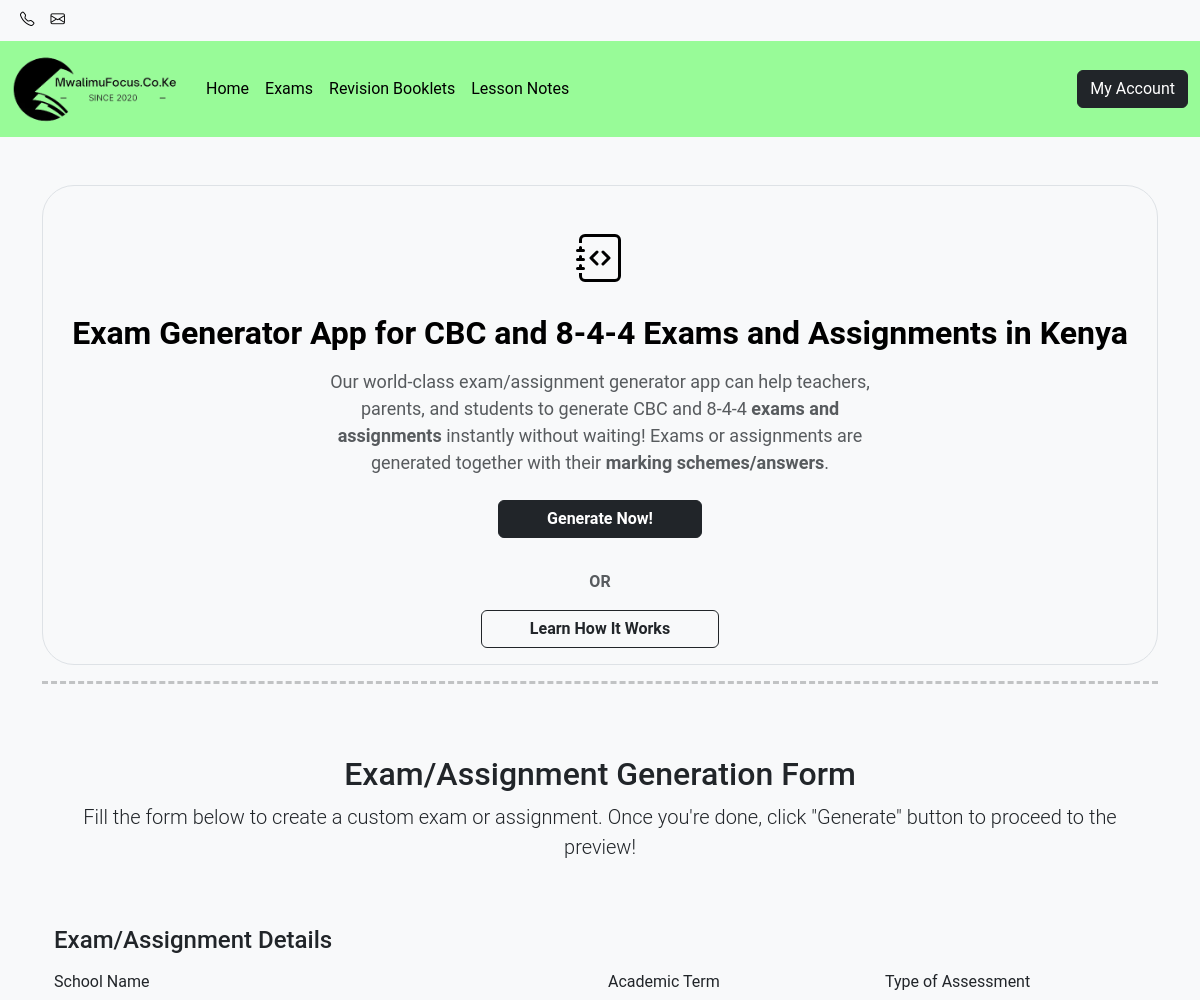
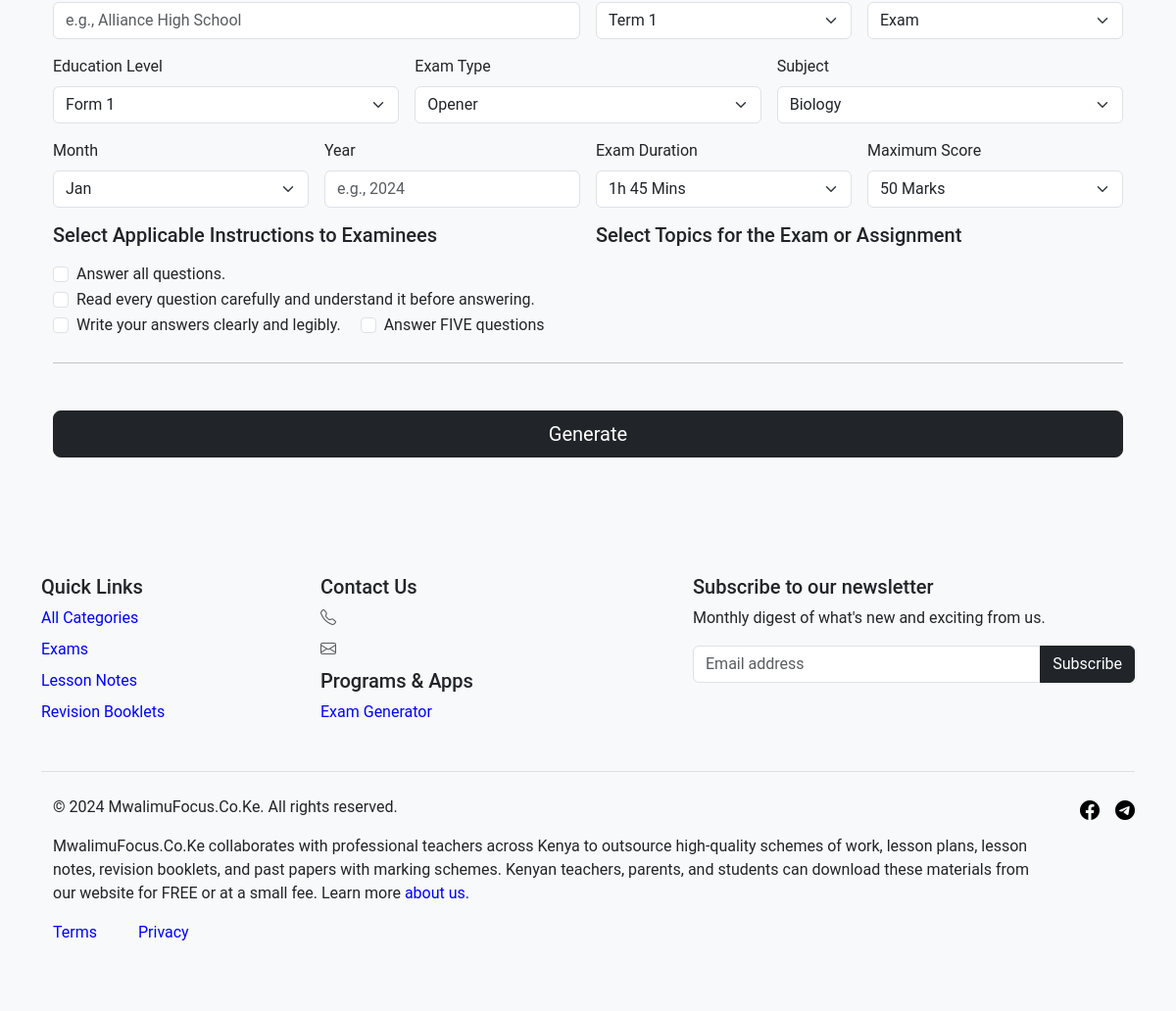
/exam-generator/generate/, run on the app's committed database (2 pictures, top to bottom).
### shop/models.py (models this page shows, shortened)
class Category(models.Model):
    name = models.CharField(max_length=100)
    slug = models.SlugField(unique=True, blank=True)
    created_at = models.DateTimeField(auto_now_add=True, null=True, blank=True)

### examgenerator/models.py (models this page shows, shortened)
class InstructionsToExaminees(models.Model):
    text = models.CharField(max_length=250)

### examgenerator/views.py (the view)
# urls.py: path('generate/', views.exam_generator_form, name='exam_generator_form'),
def exam_generator_form(request):
    categories_with_items = Category.objects.annotate(num_items=Count('shopitem')).filter(num_items__gt=0)
    menu_items = Category.objects.annotate(num_shopitems=Count('shopitem')).filter(num_shopitems__gt=0).order_by('-num_shopitems')[:5]
    brand = Brand.objects.last()
    subjects_with_items = Subject.objects.annotate(num_items=Count('shopitem'))
    education_levels_with_items = Education_Level.objects.annotate(num_items=Count('shopitem'))
    instructions_to_examinees = InstructionsToExaminees.objects.all()
    subjects = Subject.objects.exclude(name="ALL SUBJECTS").order_by('name')
    education_levels = Education_Level.objects.all().order_by('name')
    try:
        latest_link = SocialMediaLinks.objects.latest('pk')
    except SocialMediaLinks.DoesNotExist:
        latest_link = None
    context = {
        'categories_with_items': categories_with_items,
        'menu_items': menu_items,
        'brand': brand,
        'subjects_with_items': subjects_with_items,
        'education_levels_with_items': education_levels_with_items,
        'latest_link': latest_link,
        'instructions_to_examinees': instructions_to_examinees,
        'subjects': subjects,
        'education_levels': education_levels,
    }
    return render(request, 'exam_generator_form.html', context)

### examgenerator/templates/exam_generator_form.html (shortened to what this page needs)
{% load static %}
<!doctype html>
<html lang="en">
  <head>
    <link rel="stylesheet" href="{% static 'css/bootstrap.min.css' %}">
    <link rel="stylesheet" href="{% static 'css/bootstrap-icons.min.css' %}">
    <link rel="stylesheet" href="{% static 'css/styles.css' %}">
  </head>
  <body class="bg-body-tertiary">
    <nav class="navbar navbar-expand-lg navbar-light bg-light text-center" style="padding-top: 0.1rem; padding-bottom: 0.1rem;">
      <div class="container-fluid">
          <div class="collapse navbar-collapse" id="navbarSupportedContent">
              <ul class="navbar-nav me-auto mb-2 mb-lg-0 flex-lg-row">
                <li class="nav-item">
                    <a class="nav-link" href="tel:{{ brand.phone_number }}" style="font-size: 0.9rem;">
                        <i class="bi bi-telephone"></i> {{ brand.phone_number }}
                    </a>
                </li>
                <li class="nav-item">
                    <a class="nav-link" href="mailto:{{ brand.email }}" style="font-size: 0.9rem;">
                        <i class="bi bi-envelope"></i> {{ brand.email }}
                    </a>
                </li>
              </ul>
          </div>
      </div>
    </nav>
    <nav class="navbar sticky-top navbar-expand-lg navbar-light" style="background: {{ brand.primary_color }};">
      <div class="container-fluid">
        <a class="navbar-brand" href="/">
          <img src="{% static 'img/logo.webp' %}" alt="MwalimuFocus.Co.Ke" height="70" width="170" loading="lazy">
        </a>
        <div class="collapse navbar-collapse" id="navbarSupportedContent1">
          <ul class="navbar-nav me-auto mb-2 mb-lg-0">
            <li class="nav-item">
              <a class="nav-link active" aria-current="page" href="/">Home</a>
            </li>
            {% for item in menu_items %}
            <li class="nav-item">
              <a class="nav-link" href="/categories/{{ item.slug }}">{{ item.name }}</a>
            </li>
            {% endfor %}
          </ul>
          <ul class="navbar-nav">
            {% if user.is_authenticated %}
                <li>
                  <div class="dropdown">
                    <button class="btn btn-dark dropdown-toggle" type="button" data-bs-toggle="dropdown" data-bs-display="static" aria-expanded="false">
                      <i class="bi bi-person-circle"></i> My Profile
                    </button>
                    <ul class="dropdown-menu dropdown-menu-end dropdown-menu-lg-start">
                      <li><a class="dropdown-item" href="/accounts/dashboard/">Dashboard</a></li>
                      <li><hr class="dropdown-divider"></li>
                      <li><a class="dropdown-item" href="{% url 'logout' %}">Logout</a></li>
                    </ul>
                  </div>
                </li>
            {% else %}
                <li>
                    <button class="btn btn-dark" data-bs-target="#accountModal" data-bs-toggle="modal">My Account</button>
                </li>
            {% endif %}
          </ul>
        </div>
      </div>
    </nav>
    <div class="container my-5">
      <div class="position-relative text-center text-muted bg-body-tertiary border border-dashed rounded-5">
        <svg class="bi mt-5 mb-3" width="48" height="48"><use xlink:href="#bi-journal-code"/></svg>
        <h1 class="mb-3 mt-3 text-body-emphasis" style="font-size: 32px;"><b>Exam Generator App for CBC and 8-4-4 Exams and Assignments in Kenya</b></h1>
        <p class="col-lg-6 mx-auto mb-4" style="font-size: 18px;">
          Our world-class exam/assignment generator app can help teachers, parents, and students to generate CBC and 8-4-4 <b>exams and assignments</b> instantly without waiting! Exams or assignments are generated together with their <b>marking schemes/answers</b>.
        </p>
        <div class="col">
            <button id="generate_now" class="btn btn-dark px-5 mb-3" type="button"><b>Generate Now!</b></button>
            <p class="text-center" style="font-weight: bold;">OR</p>
            <button class="btn btn-outline-dark px-5 mb-3" type="button" data-bs-toggle="offcanvas" data-bs-target="#offcanvasWithBothOptions" aria-controls="offcanvasWithBothOptions"><b>Learn How It Works</b></button>
        </div>
      </div>
      <hr style="height: 10px; border: none; border-top: 3px dashed;">
      <div id="exam_gen_form_container" class="container">
        <main>
          <div class="py-5 text-center">
            <h2>Exam/Assignment Generation Form</h2>
            <p class="lead">Fill the form below to create a custom exam or assignment. Once you're done, click "Generate" button to proceed to the preview!</p>
          </div>
          <div class="row g-5">
            <div class="col-md-12 col-lg-12">
              <h4 class="mb-3">Exam/Assignment Details</h4>
              <form id="exam_gen_form" class="form_needs-validation">
                <div class="row g-3">
                  <div class="col-sm-6">
                    <label for="school_name" class="form-label">School Name</label>
                    <input type="text" class="form-control" id="school_name" name="school_name" placeholder="e.g., Alliance High School" value="" required>
                  </div>
                  <div class="col-sm-3">
                    <label for="academic_term" class="form-label">Academic Term</label>
                    <select class="form-select" id="academic_term" name="academic_term" required>
                      <option value="Term 1">Term 1</option>
                    </select>
                  </div>
                  <div class="col-sm-3">
                    <label for="assessment_type" class="form-label">Type of Assessment</label>
                    <select class="form-select" id="assessment_type" name="assessment_type" required>
                      <option value="Exam">Exam</option>
                    </select>
                  </div>
                  <div class="col-sm-4">
                    <label for="education_level" class="form-label">Education Level</label>
                    <select class="form-select" id="education_level" name="education_level" required>
                      {% if education_levels %}
                        {% for e in education_levels %}
                        <option value="{{ e.id }}">{{ e.name }}</option>
                        {% endfor %}
                      {% endif %}
                    </select>
                  </div>
                  <div class="col-sm-4">
                    <label for="exam_type" class="form-label">Exam Type</label>
                    <select class="form-select" id="exam_type" name="exam_type" required>
                      <option value="Opener">Opener</option>
                    </select>
                  </div>
                  <div class="col-sm-4">
                    <label for="subjects" class="form-label">Subject</label>
                    <select class="form-select" id="subjects" name="subjects" required>
                      {% if subjects %}
                        {% for s in subjects %}
                      <option value="{{ s.id }}">{{ s.name }}</option>
                        {% endfor %}
                      {% endif %}
                    </select>
                  </div>
                  <div class="col-sm-3">
                    <label for="month" class="form-label">Month</label>
                    <select class="form-select" id="month" name="month" required>
                      <option value="Jan">Jan</option>
                    </select>
                  </div>
                  <div class="col-sm-3">
                    <label for="year" class="form-label">Year</label>
                    <input type="text" class="form-control" id="year" name="year" placeholder="e.g., 2024" value="" required>
                  </div>
                  <div class="col-sm-3">
                    <label for="exam_duration" class="form-label">Exam Duration</label>
                    <select class="form-select" id="exam_duration" name="exam_duration" required>
                      <option value="1h 45 Mins">1h 45 Mins</option>
                    </select>
                  </div>
                  <div class="col-sm-3">
                    <label for="max_score" class="form-label">Maximum Score</label>
                    <select class="form-select" id="max_score" name="max_score" required>
                      <option value="50">50 Marks</option>
                    </select>
                  </div>
                  <div class="col-md-6">
                    <h5 class="mb-3">Select Applicable Instructions to Examinees</h5>
                    <div id="instructions-container">
                      {% if instructions_to_examinees %}
                        {% for i in instructions_to_examinees %}
                        <div class="form-check form-check-inline">
                          <input class="form-check-input" type="checkbox" id="instructions{{ i.id }}" name="instructions" value="{{ i.id }}">
                          <label class="form-check-label" for="instructions{{ i.id }}">{{ i.text }}</label>
                        </div>
                        {% endfor %}
                      {% endif %}
                    </div>
                  </div>
                  <div class="col-md-6">
                    <h5 class="mb-3">Select Topics for the Exam or Assignment</h5>
                  </div>
                </div>
                <hr class="my-4">
                <button id="generate_exam_submit_btn" class="mt-4 mb-4 w-100 btn btn-dark btn-lg" type="submit">Generate</button>
              </form>
            </div>
          </div>
        </main>
      </div>
    </div>
    <div class="container">
      <footer class="py-5">
        <div class="row">
          <div class="col-12 col-md-3 mb-3">
            <h5>Quick Links</h5>
            <ul class="nav flex-column">
              <li class="nav-item mb-2">
                <a href="/categories/" style="text-decoration: none; color: blue;">All Categories</a>
              </li>
              {% for item in categories_with_items %}
              <li class="nav-item mb-2">
                <a href="/categories/{{ item.slug }}/" style="text-decoration: none; color: blue;">{{ item.name }}</a>
              </li>
              {% endfor %}
            </ul>
          </div>
          <div class="col-12 col-md-3 mb-3">
            <h5>Contact Us</h5>
            <ul class="nav flex-column">
              <li class="nav-item mb-2"><a href="tel:{{ brand.phone_number }}" class="nav-link p-0 text-body-secondary"><i class="bi bi-telephone"></i> {{ brand.phone_number }}</a></li>
              <li class="nav-item mb-2"><a href="mailto:{{ brand.email }}" class="nav-link p-0 text-body-secondary email-link"><i class="bi bi-envelope"></i> {{ brand.email }}</a></li>
            </ul>
            <h5>Programs & Apps</h5>
            <ul class="nav flex-column">
              <li class="nav-item mb-2"><a href="{% url 'exam_generator_form' %}" style="text-decoration: none; color: blue;">Exam Generator</a></li>
            </ul>
          </div>
          <div class="col-md-5 offset-md-1 mb-3 subscriber-creation-div">
            <h5>Subscribe to our newsletter</h5>
            <p>Monthly digest of what's new and exciting from us.</p>
            <div class="input-group">
                <input id="newsletterEmail" type="text" class="form-control" placeholder="Email address">
                <button id="subscribeButton" class="btn btn-dark">Subscribe</button>
            </div>
          </div>
        </div>
        <div class="d-flex flex-column flex-sm-row justify-content-between py-4 my-4 border-top">
          <div class="container">
            <div class="row">
                <div class="col">
                    <p>&copy; 2024 MwalimuFocus.Co.Ke. All rights reserved.</p>
                </div>
            </div>
            <div class="row">
                <div class="col">
                    <p>MwalimuFocus.Co.Ke collaborates with professional teachers across Kenya to outsource high-quality schemes of work, lesson plans, lesson notes, revision booklets, and past papers with marking schemes. Kenyan teachers, parents, and students can download these materials from our website for FREE or at a small fee. Learn more <a href="/about-us/" style="text-decoration: none; color: blue;">about us.</a></p>
                </div>
            </div>
            <div class="row">
              <div class="col-lg-1 col-md-6 col-sm-6">
                  <p><a href="/terms-and-conditions/" style="text-decoration: none; color: blue;">Terms</a></p>
              </div>
              <div class="col-lg-1 col-md-6 col-sm-6">
                  <p><a href="/privacy-policy/" style="text-decoration: none; color: blue;">Privacy</a></p>
              </div>
            </div>
          </div>
          {% if latest_link %}
          <ul class="list-unstyled d-flex">
              {% if latest_link.facebook_url %}
                  <li class="ms-3" style="font-size: 20px;">
                      <a class="link-body-emphasis" href="{{ latest_link.facebook_url }}" target="_blank">
                          <i class="bi bi-facebook"></i>
                      </a>
                  </li>
              {% endif %}
              {% if latest_link.telegram_url %}
                  <li class="ms-3" style="font-size: 20px;">
                      <a class="link-body-emphasis" href="{{ latest_link.telegram_url }}" target="_blank">
                          <i class="bi bi-telegram"></i>
                      </a>
                  </li>
              {% endif %}
          </ul>
          {% endif %}
        </div>
      </footer>
    </div>
  </body>
</html>

### staticfiles/css/styles.css (style rules this page uses)
body { font-family:'Roboto',sans-serif!important }
.nav-item a { color:#000;text-decoration:none }
.position-relative { position:relative }

### data on the page
Category: name "Exams"
Category: name "Revision Booklets"
Category: name "Lesson Notes"
InstructionsToExaminees: text "Answer all questions."
InstructionsToExaminees: text "Read every question carefully and understand it before answering."
InstructionsToExaminees: text "Write your answers clearly and legibly."
InstructionsToExaminees: text "Answer FIVE questions"

### other printed values
form field education_level "Form 1"
form field subjects "Biology"
